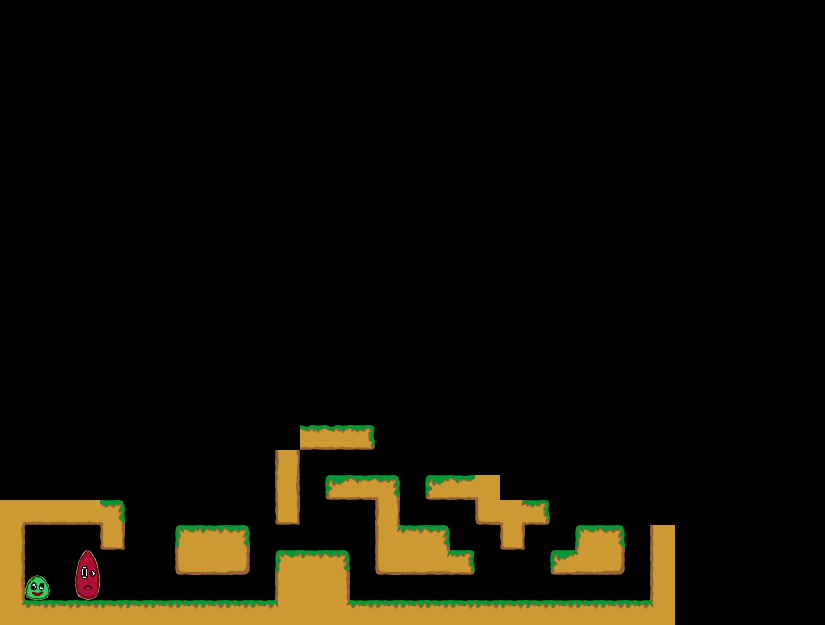

Rendered tile map (Tiled .tmx) drawn with the repository's tilesets; below, a short description and the map source with its tile grids summarised:
An orthogonal 33x25 tile map with 25x25 px tiles, 1 tile layer (Kachelebene 1).

<map version="1.0" orientation="orthogonal" width="33" height="25" tilewidth="25" tileheight="25">
 <tileset firstgid="1" name="Tileset" tilewidth="25" tileheight="25">
  <image source="../../../img/Tileset.png" width="400" height="250" />
 </tileset>
 <layer name="Kachelebene 1" width="33" height="25">
  <data>[825 cells, 83 non-empty, 28 distinct tile ids]</data>
 </layer>
</map>
